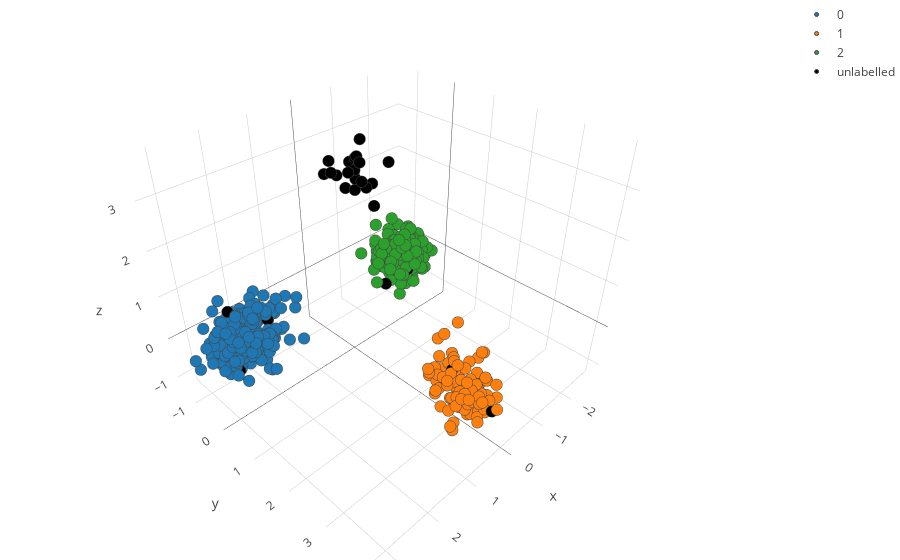

Notebook source saved alongside this figure:
### Markdown cell above
Let's look at what we've got.

### Code cell
## Our reference populations
fig_data= [go.Scatter3d(
        x = features[[x for x in range(sum(Sizes)) if label_vector[x] == i],0],
        y = features[[x for x in range(sum(Sizes)) if label_vector[x] == i],1],
        z = features[[x for x in range(sum(Sizes)) if label_vector[x] == i],2],
        mode= "markers",
        marker= {
        'line': {'width': 1},
        'size': 4,
        'symbol': 'circle',
      "opacity": 1
      },
      name= str(i)
    ) for i in labels]


## The incognita:
admx_t= [y for y in it.chain(*admixed.values())] 
admx_t= np.array(admx_t)
admx_t= pca.transform(admx_t)

fig_data.append(
    go.Scatter3d(
        x = admx_t[:,0],
        y = admx_t[:,1],
        z = admx_t[:,2],
        mode= "markers",
        marker= {
        'color':'rgb(0,0,0)',
        'line': {'width': 1},
        'size': 4,
        'symbol': 'circle',
      "opacity": 1
      },
      name= 'unlabelled'
    ))


layout = go.Layout(
    margin=dict(
        l=0,
        r=0,
        b=0,
        t=0
    )
)

fig = go.Figure(data=fig_data, layout=layout)
iplot(fig)
